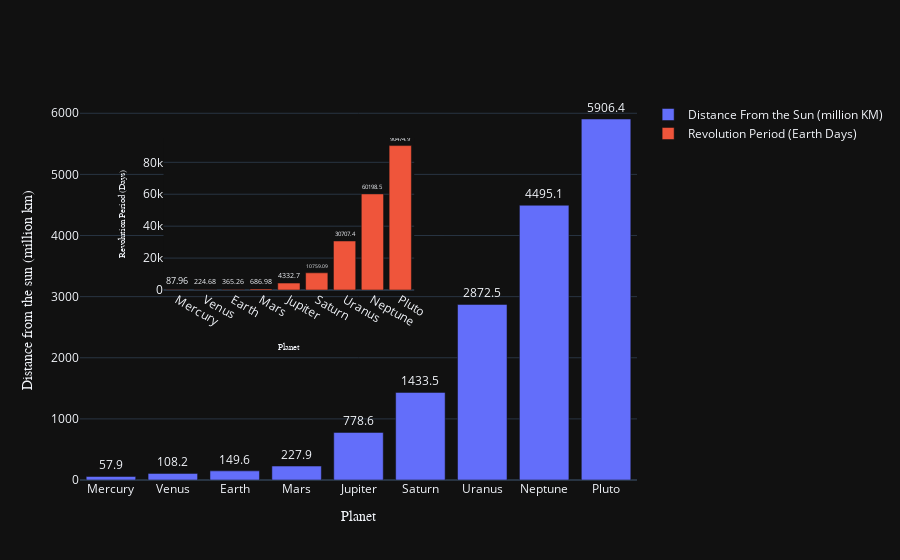

The code cell stored with this chart in its notebook:
### Code cell
distance_trace = go.Bar(
    x=planets_data.planet,
    y=planets_data.distance_from_sun,
    text=planets_data.distance_from_sun,
    textposition='outside',

    name='Distance From the Sun (million KM)'
)

period_trace = go.Bar(
    x=planets_data.planet,
    y=planets_data.period_of_revolution_around_sun,

    text=planets_data.period_of_revolution_around_sun,
    textposition='outside',

    xaxis='x2',
    yaxis='y2',

    name='Revolution Period (Earth Days)'
)
chart_data = [distance_trace, period_trace]
chart_layout = go.Layout(
    xaxis=dict(
        title=dict(text='Planet', font=dict(family='Arial'))
    ),
    yaxis=dict(
        title=dict(text='Distance from the sun (million km)', font=dict(family='Arial'))
    ),

    xaxis2=dict(
        domain=[0.15, 0.6], anchor='y2',
        title=dict(text='Planet', font=dict(family='arial', size=9))
    ),
    yaxis2=dict(
        domain=[0.5, 0.9], anchor='x2',
        title=dict(text='Revolution Period (Days)', font=dict(family='arial', size=9))
    )
)
chart = go.Figure(data=chart_data, layout=chart_layout)
offline.iplot(chart)

### Figure 1 — Plotly figure (JSON) as saved in the notebook; plotly's stock layout.template omitted (floating-point values rounded to 4 significant figures)
{"data": [{"name": "Distance From the Sun (million KM)", "text": [57.9, 108.2, 149.6, 227.9, 778.6, 1434.0, 2872.0, 4495.0, 5906.0], "textposition": "outside", "x": ["Mercury", "Venus", "Earth", "Mars", "Jupiter", "Saturn", "Uranus", "Neptune", "Pluto"], "y": [57.9, 108.2, 149.6, 227.9, 778.6, 1434.0, 2872.0, 4495.0, 5906.0], "type": "bar"}, {"name": "Revolution Period (Earth Days)", "text": [87.96, 224.7, 365.3, 687.0, 4333.0, 10760.0, 30710.0, 60200.0, 90470.0], "textposition": "outside", "x": ["Mercury", "Venus", "Earth", "Mars", "Jupiter", "Saturn", "Uranus", "Neptune", "Pluto"], "xaxis": "x2", "y": [87.96, 224.7, 365.3, 687.0, 4333.0, 10760.0, 30710.0, 60200.0, 90470.0], "yaxis": "y2", "type": "bar"}], "layout": {"xaxis": {"title": {"font": {"family": "Arial"}, "text": "Planet"}}, "yaxis": {"title": {"font": {"family": "Arial"}, "text": "Distance from the sun (million km)"}}, "xaxis2": {"anchor": "y2", "domain": [0.15, 0.6], "title": {"font": {"family": "arial", "size": 9}, "text": "Planet"}}, "yaxis2": {"anchor": "x2", "domain": [0.5, 0.9], "title": {"font": {"family": "arial", "size": 9}, "text": "Revolution Period (Days)"}}}}
